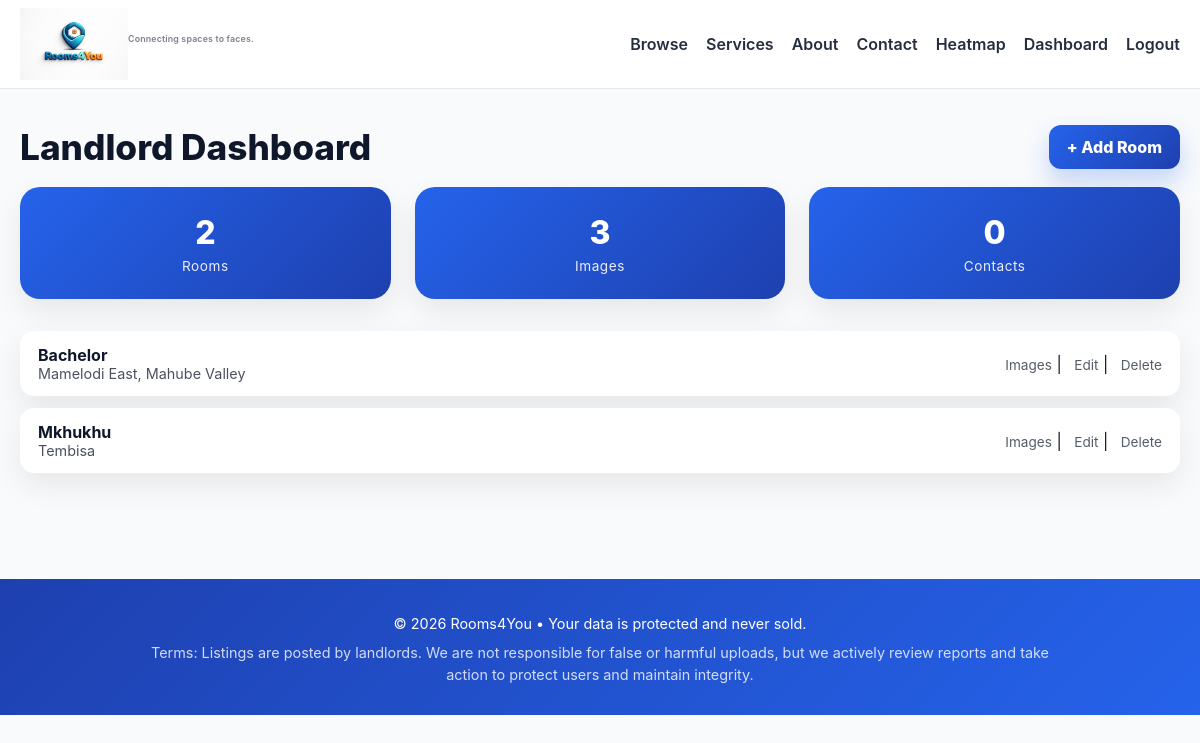
The page /dashboard/ (signed in) on the database as committed earlier.
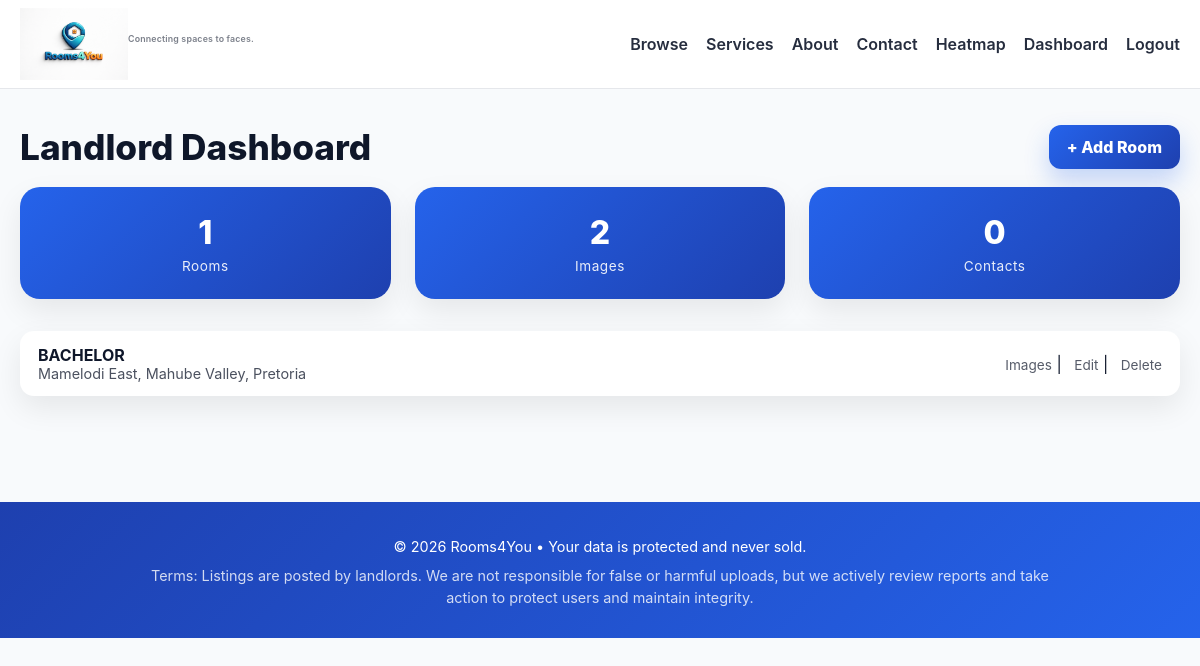
The same page on the database as committed later.
### listings/models.py (models this page shows, shortened)
class Room(models.Model):
    ROOM_TYPES = [
        ("single", "Single Room"),
        ("shared", "Shared Room"),
        ("flat", "Flat / Apartment"),
    ]
    title = models.CharField(max_length=200)
    owner = models.ForeignKey(
        User, on_delete=models.CASCADE, related_name="rooms", null=True, blank=True
    )
    description = models.TextField()
    price = models.DecimalField(max_digits=8, decimal_places=2)
    location = models.CharField(max_length=200)
    room_type = models.CharField(max_length=20, choices=ROOM_TYPES)
    contact_phone = models.CharField(max_length=20)
    contact_whatsapp = models.CharField(max_length=20, blank=True, default="")
    contact_email = models.EmailField(blank=True, default="")
    is_available = models.BooleanField(default=True)
    created_at = models.DateTimeField(auto_now_add=True)

### listings/views.py (the view)
# urls.py: path("dashboard/", views.dashboard, name="dashboard"),
@login_required
@user_passes_test(is_landlord)
def dashboard(request):
    rooms = Room.objects.filter(owner=request.user)
    image_count = RoomImage.objects.filter(room__owner=request.user).count()
    contact_count = RoomStat.objects.filter(
        room__owner=request.user, stat_type__startswith="contact"
    ).count()
    return render(
        request,
        "listings/dashboard.html",
        {
            "rooms": rooms,
            "image_count": image_count,
            "contact_count": contact_count,
        },
    )

### listings/views.py (called while the page is built)
def is_landlord(user):
    return hasattr(user, "profile") and user.profile.role == "landlord"

### listings/templates/listings/dashboard.html (shortened to what this page needs)
{% extends "listings/base.html" %} {% block content %}
<div
  style="
    display: flex;
    align-items: center;
    justify-content: space-between;
    gap: 12px;
    flex-wrap: wrap;
    margin-bottom: 18px;
  "
>
  <h1 class="page-title" style="margin: 0">Landlord Dashboard</h1>
  <a href="{% url 'create_room' %}" class="btn-primary">+ Add Room</a>
</div>
<div class="dashboard-grid">
  <div class="stat-card">
    <div class="stat-number">{{ rooms.count }}</div>
    <div class="stat-label">Rooms</div>
  </div>
  <div class="stat-card">
    <div class="stat-number">{{ image_count }}</div>
    <div class="stat-label">Images</div>
  </div>
  <div class="stat-card">
    <div class="stat-number">{{ contact_count }}</div>
    <div class="stat-label">Contacts</div>
  </div>
</div>
<div class="dashboard-rooms">
  {% for room in rooms %}
  <div class="room-row">
    <div>
      <strong>{{ room.title }}</strong>
      <div style="opacity: 0.75; font-size: 0.9rem">{{ room.location }}</div>
    </div>
    <div class="room-actions">
      <a href="{% url 'upload_room_images' room.id %}">Images</a> |
      <a href="{% url 'edit_room' room.id %}">Edit</a> |
      <a
        href="{% url 'delete_room' room.id %}"
        onclick="return confirm('Delete this room?');"
        >Delete</a
      >
    </div>
  </div>
  {% endfor %}
</div>
{% endblock %}

Rows that differ between the two databases and show on the page:
no longer on this page (row edited): Room: title "Mkhukhu", location "Tembisa"
changed Room: title "Bachelor" → "BACHELOR"; location "Mamelodi East, Mahube Valley" → "Mamelodi East, Mahube Valley, Pretoria"
Other text that changed with them:
{{ rooms.count }}: "2" → "1"
{{ image_count }}: "3" → "2"
